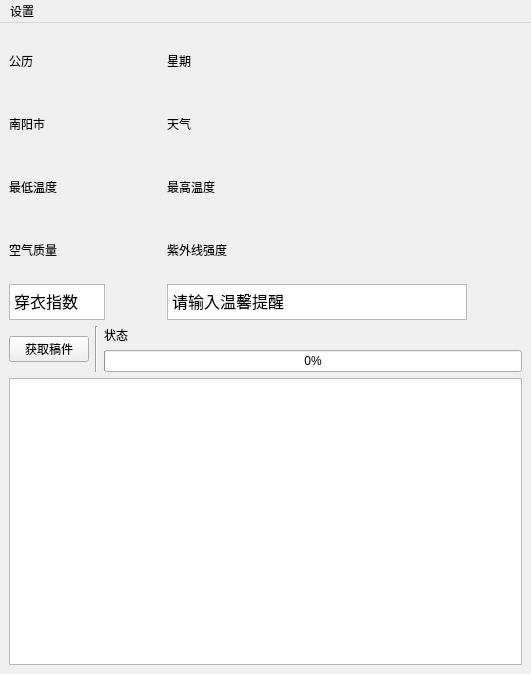
<?xml version="1.0" encoding="UTF-8"?>
<ui version="4.0">
 <class>MainWindow</class>
 <widget class="QMainWindow" name="MainWindow">
  <property name="geometry">
   <rect>
    <x>0</x>
    <y>0</y>
    <width>531</width>
    <height>674</height>
   </rect>
  </property>
  <property name="windowTitle">
   <string>天气预报</string>
  </property>
  <widget class="QWidget" name="centralwidget_main">
   <layout class="QVBoxLayout" name="verticalLayout_6">
    <item>
     <layout class="QHBoxLayout" name="horizontalLayout">
      <item>
       <layout class="QVBoxLayout" name="verticalLayout_5">
        <item>
         <layout class="QVBoxLayout" name="verticalLayout_4">
          <item>
           <widget class="QLabel" name="label_date">
            <property name="styleSheet">
             <string notr="true">font: 14pt &quot;Agency FB&quot;;</string>
            </property>
            <property name="text">
             <string>公历</string>
            </property>
           </widget>
          </item>
          <item>
           <widget class="QLabel" name="label_NanYang">
            <property name="styleSheet">
             <string notr="true">font: 14pt &quot;Agency FB&quot;;</string>
            </property>
            <property name="text">
             <string>南阳市</string>
            </property>
           </widget>
          </item>
          <item>
           <widget class="QLabel" name="label_low_tmp">
            <property name="styleSheet">
             <string notr="true">font: 14pt &quot;Agency FB&quot;;</string>
            </property>
            <property name="text">
             <string>最低温度</string>
            </property>
           </widget>
          </item>
          <item>
           <widget class="QLabel" name="label_airs">
            <property name="styleSheet">
             <string notr="true">font: 14pt &quot;Agency FB&quot;;</string>
            </property>
            <property name="text">
             <string>空气质量</string>
            </property>
           </widget>
          </item>
         </layout>
        </item>
        <item>
         <widget class="QPlainTextEdit" name="plainTextEdit_clothes">
          <property name="maximumSize">
           <size>
            <width>96</width>
            <height>36</height>
           </size>
          </property>
          <property name="font">
           <font>
            <family>Agency FB</family>
            <pointsize>12</pointsize>
           </font>
          </property>
          <property name="plainText">
           <string>穿衣指数</string>
          </property>
         </widget>
        </item>
       </layout>
      </item>
      <item>
       <spacer name="horizontalSpacer">
        <property name="orientation">
         <enum>Qt::Horizontal</enum>
        </property>
        <property name="sizeHint" stdset="0">
         <size>
          <width>40</width>
          <height>20</height>
         </size>
        </property>
       </spacer>
      </item>
      <item>
       <layout class="QVBoxLayout" name="verticalLayout_2">
        <item>
         <layout class="QVBoxLayout" name="verticalLayout">
          <item>
           <widget class="QLabel" name="label_weekday">
            <property name="styleSheet">
             <string notr="true">font: 14pt &quot;Agency FB&quot;;</string>
            </property>
            <property name="text">
             <string>星期</string>
            </property>
            <property name="textFormat">
             <enum>Qt::AutoText</enum>
            </property>
           </widget>
          </item>
          <item>
           <widget class="QLabel" name="label_weather">
            <property name="styleSheet">
             <string notr="true">font: 14pt &quot;Agency FB&quot;;</string>
            </property>
            <property name="text">
             <string>天气</string>
            </property>
           </widget>
          </item>
          <item>
           <widget class="QLabel" name="label_heigh_tmp">
            <property name="styleSheet">
             <string notr="true">font: 14pt &quot;Agency FB&quot;;</string>
            </property>
            <property name="text">
             <string>最高温度</string>
            </property>
           </widget>
          </item>
          <item>
           <widget class="QLabel" name="label_rays">
            <property name="styleSheet">
             <string notr="true">font: 14pt &quot;Agency FB&quot;;</string>
            </property>
            <property name="text">
             <string>紫外线强度</string>
            </property>
           </widget>
          </item>
         </layout>
        </item>
        <item>
         <widget class="QPlainTextEdit" name="plainTextEdit_remind">
          <property name="enabled">
           <bool>true</bool>
          </property>
          <property name="minimumSize">
           <size>
            <width>300</width>
            <height>0</height>
           </size>
          </property>
          <property name="maximumSize">
           <size>
            <width>10000</width>
            <height>36</height>
           </size>
          </property>
          <property name="font">
           <font>
            <family>Agency FB</family>
            <pointsize>12</pointsize>
           </font>
          </property>
          <property name="mouseTracking">
           <bool>false</bool>
          </property>
          <property name="tabletTracking">
           <bool>false</bool>
          </property>
          <property name="tabChangesFocus">
           <bool>false</bool>
          </property>
          <property name="undoRedoEnabled">
           <bool>true</bool>
          </property>
          <property name="readOnly">
           <bool>false</bool>
          </property>
          <property name="plainText">
           <string>请输入温馨提醒</string>
          </property>
          <property name="tabStopWidth">
           <number>80</number>
          </property>
          <property name="backgroundVisible">
           <bool>false</bool>
          </property>
         </widget>
        </item>
       </layout>
      </item>
      <item>
       <spacer name="horizontalSpacer_3">
        <property name="orientation">
         <enum>Qt::Horizontal</enum>
        </property>
        <property name="sizeHint" stdset="0">
         <size>
          <width>40</width>
          <height>20</height>
         </size>
        </property>
       </spacer>
      </item>
     </layout>
    </item>
    <item>
     <layout class="QHBoxLayout" name="horizontalLayout_3">
      <item>
       <widget class="QPushButton" name="button_getdocument">
        <property name="text">
         <string>获取稿件</string>
        </property>
        <property name="checkable">
         <bool>false</bool>
        </property>
       </widget>
      </item>
      <item>
       <widget class="Line" name="line_3">
        <property name="orientation">
         <enum>Qt::Vertical</enum>
        </property>
       </widget>
      </item>
      <item>
       <layout class="QVBoxLayout" name="verticalLayout_3">
        <item>
         <layout class="QHBoxLayout" name="horizontalLayout_2">
          <item>
           <widget class="QLabel" name="label_statue">
            <property name="text">
             <string>状态</string>
            </property>
           </widget>
          </item>
          <item>
           <widget class="QLabel" name="label_state_did">
            <property name="text">
             <string/>
            </property>
           </widget>
          </item>
         </layout>
        </item>
        <item>
         <widget class="QProgressBar" name="progressBar">
          <property name="value">
           <number>0</number>
          </property>
          <property name="textVisible">
           <bool>true</bool>
          </property>
          <property name="invertedAppearance">
           <bool>false</bool>
          </property>
         </widget>
        </item>
       </layout>
      </item>
     </layout>
    </item>
    <item>
     <layout class="QHBoxLayout" name="citysWeatherLayout">
      <item>
       <widget class="QTableWidget" name="tableWidget_citysWeather">
        <property name="font">
         <font>
          <pointsize>12</pointsize>
         </font>
        </property>
        <property name="showGrid">
         <bool>true</bool>
        </property>
        <attribute name="horizontalHeaderVisible">
         <bool>false</bool>
        </attribute>
        <attribute name="horizontalHeaderMinimumSectionSize">
         <number>25</number>
        </attribute>
        <attribute name="horizontalHeaderDefaultSectionSize">
         <number>60</number>
        </attribute>
        <attribute name="verticalHeaderVisible">
         <bool>false</bool>
        </attribute>
       </widget>
      </item>
     </layout>
    </item>
   </layout>
  </widget>
  <widget class="QMenuBar" name="menuBar">
   <property name="geometry">
    <rect>
     <x>0</x>
     <y>0</y>
     <width>531</width>
     <height>23</height>
    </rect>
   </property>
   <widget class="QMenu" name="menu">
    <property name="title">
     <string>设置</string>
    </property>
    <addaction name="saveSite_action"/>
    <addaction name="lookingFiles_action"/>
    <addaction name="separator"/>
    <addaction name="about"/>
   </widget>
   <addaction name="menu"/>
  </widget>
  <action name="saveSite_action">
   <property name="text">
    <string>选择保存位置</string>
   </property>
  </action>
  <action name="lookingFiles_action">
   <property name="text">
    <string>查看文件归档</string>
   </property>
  </action>
  <action name="about">
   <property name="text">
    <string>关于</string>
   </property>
  </action>
 </widget>
 <resources/>
 <connections/>
</ui>
